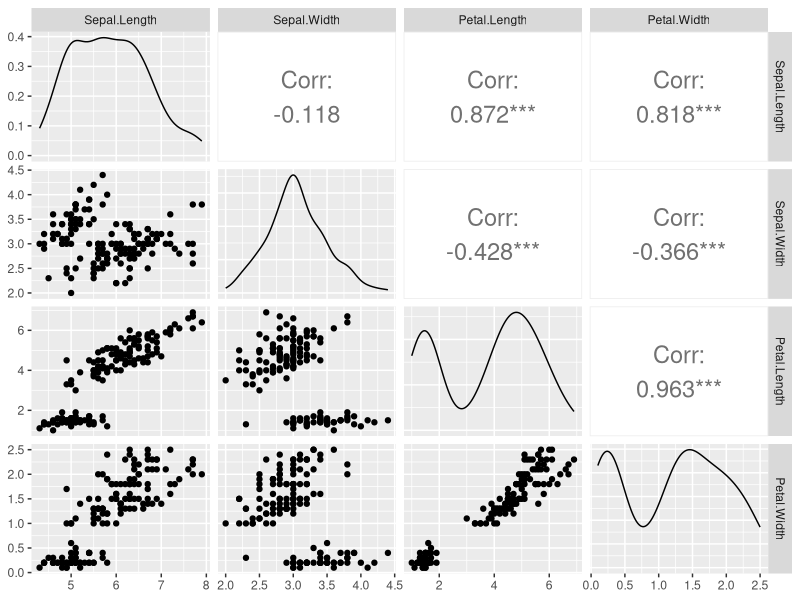
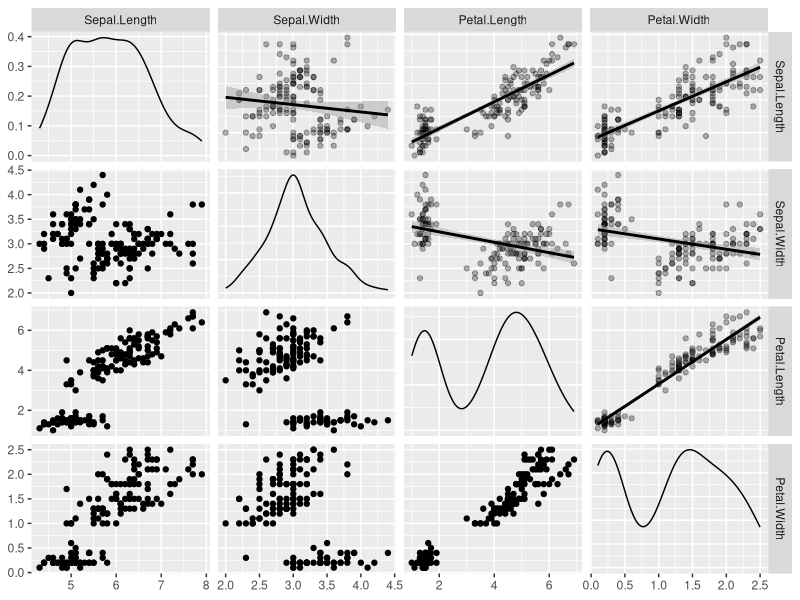
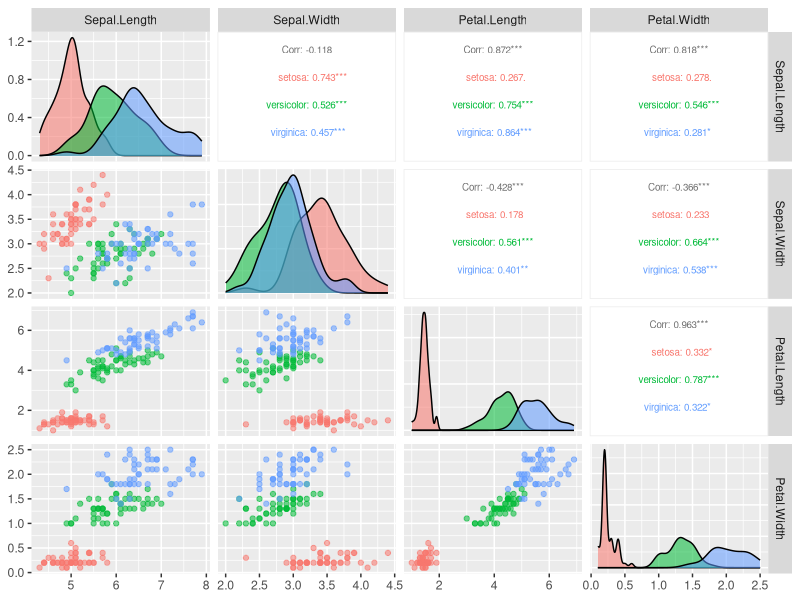

Source code (R) for these figures, in order:
library(dplyr)
library(GGally)

# 10.2 데이터 프로파일링
# 원래 빈 칸 & 문제가 발생해서 생긴 빈 칸(일반적으로 NA/원래는 숫자인 경우는 NaN -> NA, NaN 모두 결측치) -> 빈 칸만 있음
# NULL: 초기화 -> 빈 칸도 없음
# Inf, n/0 등: 무한대
# [숫자]: 숫자 번째
# 0/0: NaN
W <- c("가", "나", "", "라", "마", "바", "사", "아", "아", "차")
X <- c(1, 2, 3, NA, 5, 6, 7, 8, 9, 0)
Y <- c(10, 20, NULL, 40, 50, NaN, 70, 80, 90, 100, 110)
Z <- c(5, 10/0, Inf, -20/0, -Inf, 0/0, NaN, 40, 45, 50)
df <- data.frame(W, X, Y, Z) 
str(df)
summary(df)
nzchar(df$W)

empty <- apply(df, 2, nzchar) # df에 2의 방향(세로 방향)으로 nzchar 적용(1은 가로 방향)
empty

colSums(!empty) # 세로줄별 빈칸 합
rowSums(!empty) # 가로줄별 빈칸 합

# df 전체의 Na를 찾아서 합하기
is.na(df)
sum(is.na(df))

# NA 찾기
colSums(is.na(df))
rowSums(is.na(df))

is.infinite(df$Z) # is.infinite(df)는 불가 -> 벡터만 가능 // colSum, rowSum 불가능
sum(is.infinite(df$Z))


# GGally
iris
str(iris)
summary(iris)

library(GGally)
library(dplyr)

ggpairs(data = iris, # pair plot(2개씩 짝을 만듬) 만들기
        columns = 1:4, # 1~4번 칼럼 추출
        upper = list(continuous = wrap("cor", size = 6)))
        # upper: 상관분석의 수치 6칸 + 분포도(대각선을 기준으로 대칭으로 그림)
        # upper 대신 다른 옵션을 적용하면 그래프 위치가 달라짐짐
        # 대각선: 각 요소의 분포

ggpairs(data = iris,
        columns = 1:4,
        upper = list(continuous = wrap("smooth", alpha = 0.3)))
        # smooth 옵션을 사용한 옵션

ggpairs(data = iris,
        columns = 1:4,
        aes(color = Species, alpha = 0.5),
        upper = list(continuous = wrap("cor", size = 2.5)))
        # 꽃 종류별로 나눠서 표시



# 10.3 데이터 정제
W <- c("가", "나", "", "라", "마", "바", "사", "아", "아", "차")
X <- c(1, 2, 3, NA, 5, 6, 7, 8, 9, 0)
Y <- c(10, 20, NULL, 40, 50, NaN, 70, 80, 90, 100, 110)
Z <- c(5, 10/0, Inf, -20/0, -Inf, 0/0, NaN, 40, 45, 50)
df <- data.frame(W, X, Y, Z) 
df

# NA가 있는 열을 제거
df2 <- na.omit
df2

# dplyr의 filter 함수 이용 -> 조건을 걸고, 만족하는 경우
df2 <- filter(df, is.finite(Z)) # Z열의 유한한 수가 있는 경우만 가져옴옴
df2

# 모든 조건을 만족한 경우만 출력 + 출력할 열은 선택 X
df2 <- filter(df, nzchar(W) & is.finite(X) &
                is.finite(Y) & is.finite(Z))
df2

# subset을 이용해서 다양한 조건을 지정 + select 함수로 결과로 출력할 열을 선택
df2 <- subset(df, nzchar(W) & is.finite(X) &
                is.finite(Y) & is.finite(Z),
              select = c(W, X))
df2

# 다양한 전처리 -> 지정된 데이터에 특정 수치 넣기
# []: index(R의 index는 1부터 시작)
# $: 특정 데이터프레임의 특정 열을 지정(df$colName)
df3 <- df
df3$X[df3$X == 0] <- 10
df3$X[is.na(df3$X)] <- 4
df3$Y[is.nan(df3$Y)] <- 60
df3$Z[is.nan(df3$Z)] <- 30
df3$Z[df3$Z >= Inf ] <- 10
df3$Z[df3$Z <= -Inf] <- 20
df3$W[df3$W == ""] <- "Unknown"
df3 

# 적당한 값을 지정하는 예시
df3 <- df
df3$X[df3$X == 0] <- 10
df3$X[is.na(df3$X)] <- mean(df3$X[is.finite(df3$X)])
df3$Y[is.nan(df3$Y)] <- median(df3$Y[is.finite(df3$Y)])
df3$Z[is.nan(df3$Z)] <- mean(df3$Z[is.finite(df3$Z)])
df3$Z[df3$Z >= Inf ] <- max(df3$Z[is.finite(df3$Z)])
df3$Z[df3$Z <= -Inf] <- min(df3$Z[is.finite(df3$Z)])
df3$W[df3$W == ""] <- "다"
df3 


# 10.4 데이터 통합
library("dplyr")
df1 <- data.frame(ID=1:3, 성명=c('장발장', '팡틴', '자베르'))
df1

df2 <- data.frame(ID=2:4, 경력=c(7, 5, 10))
df2

inner_join(df1, df2, by = "ID")

left_join(df1,df2, by = "ID")

right_join(df1,df2, by = "ID")

full_join(df1,df2, by = "ID") 